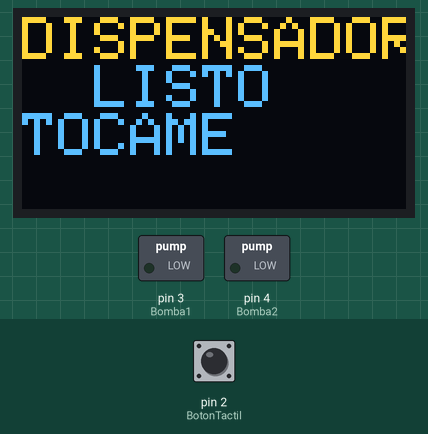
Bench run of a sketch on a simulated Arduino Uno, built with avr-gcc and run on an emulated ATmega328P. Shown: 128×64 one-colour display, switched loads named in the sketch (green lamp = pin HIGH). The test bench sets the inputs (shaded band); at power-on: pin 2 (BotonTactil) LOW. The OLED is the two-colour kind (top 16 rows yellow); the local clock reads 2024-03-15 10:24:30 at power-on unless the sketch sets it; storage starts empty; what the sketch prints to the serial monitor is not drawn.

Above: at 1.2 s.
1.3 s: pin 2 (BotonTactil) pulled HIGH for 0.15 s
At 4.0 s:
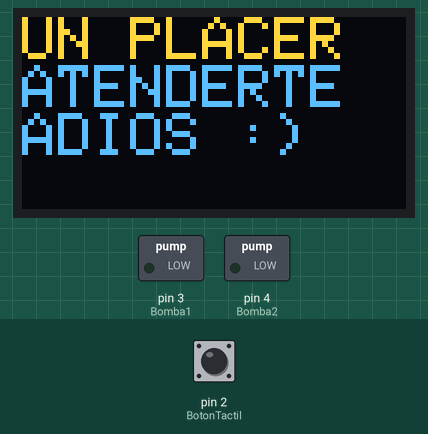
4.4 s: pin 2 (BotonTactil) pulled HIGH for 3.2 s
At 6.9 s:
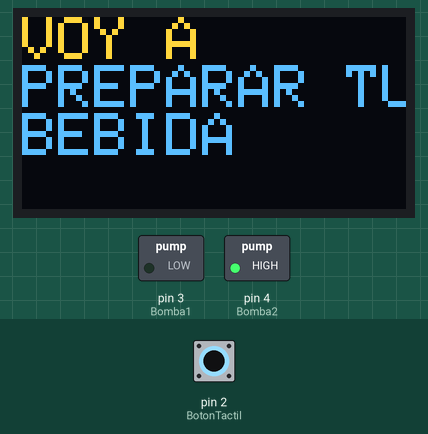
10.6 s: pin 2 (BotonTactil) pulled HIGH for 1 s
At 11.3 s:
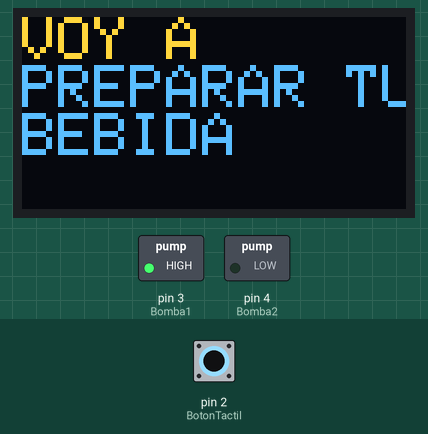
14.6 s: pin 2 (BotonTactil) pulled HIGH for 1 s
At 18.1 s:
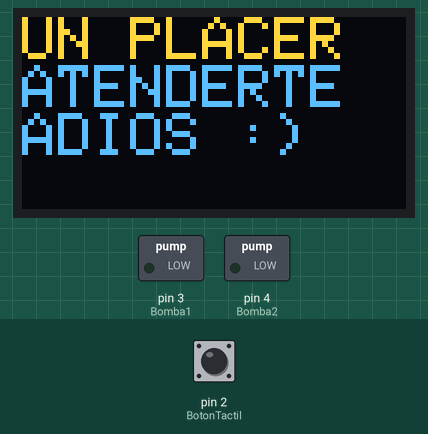
18.6 s: pin 2 (BotonTactil) driven HIGH
At 20.8 s:
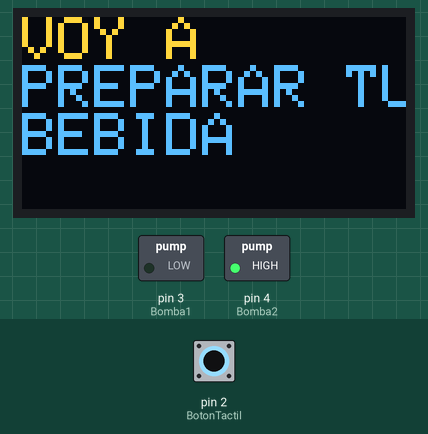
21.6 s: pin 2 (BotonTactil) driven LOW
At 24.0 s:
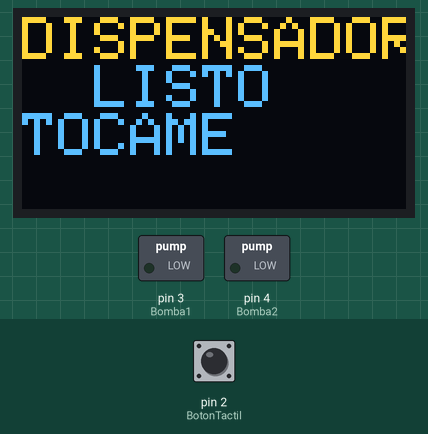
Timing chart, 0 to 25.5 s (numbered marks = the images above; inputs shaded):
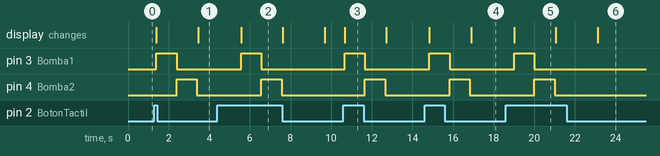

Measured:
- after the input at 1.3 s, pin 3 (Bomba1): LOW → HIGH after 0.10 s, → LOW 1.0 s later; pin 4 (Bomba2): LOW → HIGH after 1.1 s, → LOW 1.0 s later; the display: first changes after 0.10 s (image 1 shows a later state)
- after the input at 4.4 s, pin 3 (Bomba1): LOW → HIGH after 1.2 s, → LOW 1.0 s later; pin 4 (Bomba2): LOW → HIGH after 2.2 s, → LOW 1.0 s later; the display: changes after 1.2 s (image 2)
- after the input at 10.6 s, pin 3 (Bomba1): LOW → HIGH after 0.07 s, → LOW 1.0 s later; pin 4 (Bomba2): LOW → HIGH after 1.1 s, → LOW 1.0 s later; the display: changes after 0.07 s (image 3)
- after the input at 14.6 s, pin 3 (Bomba1): LOW → HIGH after 0.24 s, → LOW 1.0 s later; pin 4 (Bomba2): LOW → HIGH after 1.2 s, → LOW 1.0 s later; the display: first changes after 0.24 s (image 4 shows a later state)
- after the input at 18.6 s, pin 3 (Bomba1): LOW → HIGH after 0.41 s, → LOW 1.0 s later; pin 4 (Bomba2): LOW → HIGH after 1.4 s, → LOW 1.0 s later; the display: changes after 0.41 s (image 5)
- after the input at 21.6 s, pin 3 (Bomba1): stays LOW (without the input it goes to HIGH after 1.6 s); pin 4 (Bomba2): stays LOW (without the input it goes to HIGH after 2.6 s); the display: changes after 1.5 s (image 6)
- what the display in image 5 shows lasts 2.1 s, from 19.0 s to 21.1 s

The sketch:

Codigo.ino
```cpp
/*
   Micro SD
   Modulo de reloj
   -Boton tactil
   -Dos relevadores
   Pantalla OLED
*/
#include "SSD1306Ascii.h"
#include "SSD1306AsciiAvrI2c.h"
#include <SD.h>
#include <SPI.h>
#include <Wire.h>
#include "RTClib.h"

RTC_DS1307 RTC;
#define I2C_ADDRESS 0x3C
#define RST_PIN -1
SSD1306AsciiAvrI2c oled;

String ano;
String dia;
String mes;
String horas;
String minutos;
String segundos;
String Fecha;
String Hora;
String Bitacora;
String Imprimir;
String Nombrearchivo;

const int chipSelect = 10; //CS del modulo de memoria
const int BotonTactil = 2;
const int Bomba1 = 3;
const int Bomba2 = 4;

void setup()
{
  Serial.begin(9600);
#if RST_PIN >= 0
  oled.begin(&Adafruit128x64, I2C_ADDRESS, RST_PIN);
#else // RST_PIN >= 0
  oled.begin(&Adafruit128x64, I2C_ADDRESS);
#endif // RST_PIN >= 0
  oled.setFont(Adafruit5x7);

  pinMode(BotonTactil, INPUT);
  pinMode(Bomba1, OUTPUT);
  pinMode(Bomba2, OUTPUT);
  RTC.begin();

  if (! RTC.isrunning())
  {
    Serial.println("RTC no está activado!");//Ajustar la fecha y hora en la que se compiló este código.

  }

  Serial.print("Inicializando tarjeta SD...");

  if (!SD.begin(chipSelect)) {
    Serial.println("No se pudo inicializar la SD, o no está conectada");
    //while (1);
  }
  else {
    Serial.println("SD inicializada!");
  }
}

void loop()
{
  ///// DESCRIPCION PANTALLA
  oled.clear();
  oled.set2X();
  oled.println("DISPENSADOR");
  oled.println("  LISTO");
  oled.println("TOCAME");
  ////////

  int estado = digitalRead(BotonTactil);
  //
  //Pantalla
  //
  if (estado == HIGH)
  {
    ////////////// NO TOCAR ESTOS AJUSTES  ///////////////////////
    DateTime now = RTC.now();
    ano = now.year();
    mes = now.month();
    dia = now.day();
    horas = now.hour();
    minutos = now.minute();
    segundos = now.second();
    Fecha = ano + "/" + mes + "/" + dia;
    Hora = horas + ":" + minutos + ":" + segundos;
    Nombrearchivo = ano + mes + dia + ".txt";
    ////////////////////////////////////////////

    oled.clear();
    oled.set2X();
    oled.println("VOY A ");
    oled.println("PREPARAR TU");
    oled.println("BEBIDA");

    digitalWrite(Bomba1, HIGH);
    digitalWrite(Bomba2, LOW);
    delay(1000);                     //Tiempo de activación de la bomba 1
    digitalWrite(Bomba1, LOW);
    digitalWrite(Bomba2, HIGH);
    delay(1000);                     //Tiempo de activación de la bomba 2
    digitalWrite(Bomba2, LOW);
    oled.clear();
    oled.set2X();
    oled.println("UN PLACER");
    oled.println("ATENDERTE");
    oled.println("ADIOS :)");
    delay(2000);
    Imprimir = Fecha + " " + Hora + " " + "TIPO DE BEBIDA:" + "AGUA CON SODA"; //MODIFICAR EL TIPO DE BEBIDA SI SE QUIERE

    File dataFile = SD.open(Bitacora, FILE_WRITE);

    // Si el archivo está disponible, escribir en el:
    if (dataFile) {
      dataFile.println(Imprimir);
      dataFile.close();
      Serial.println(Imprimir);
    }
    // Si el archivo no se puede abrir, mensaje de error:
    else {
      ///
    }
  }
}
```
